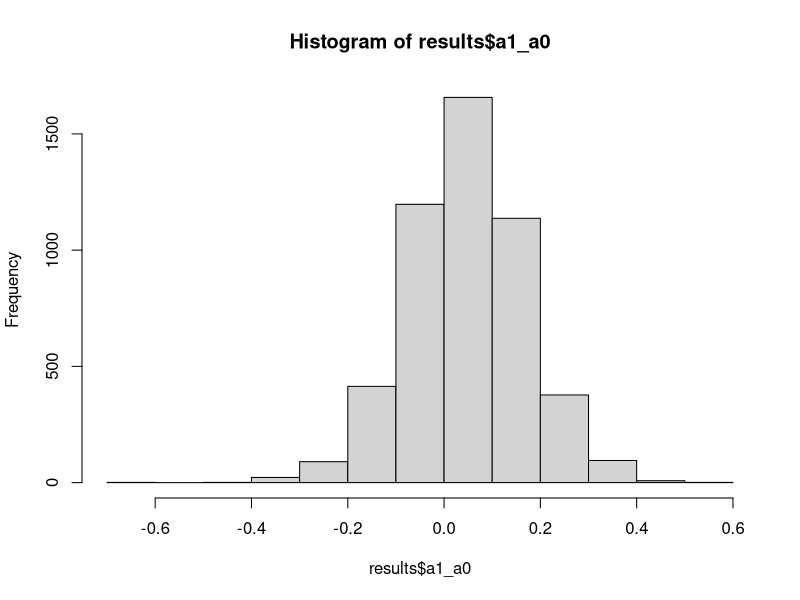
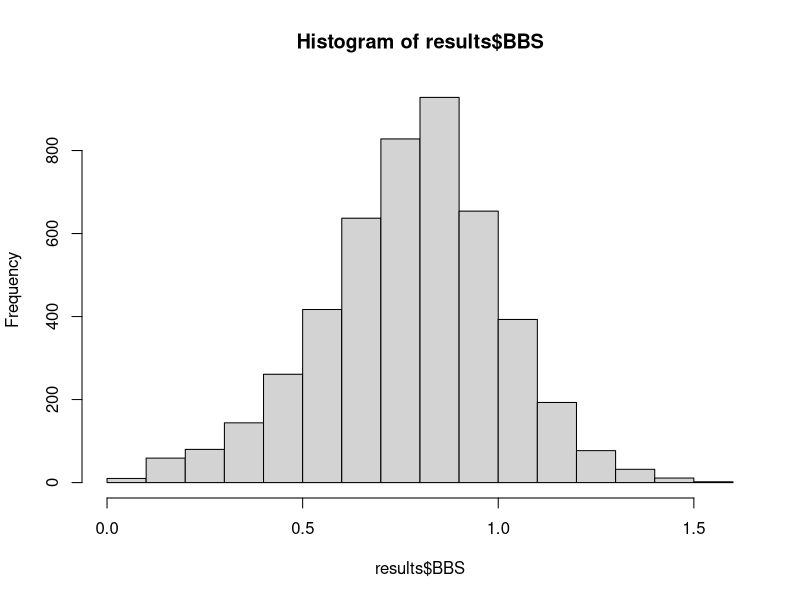
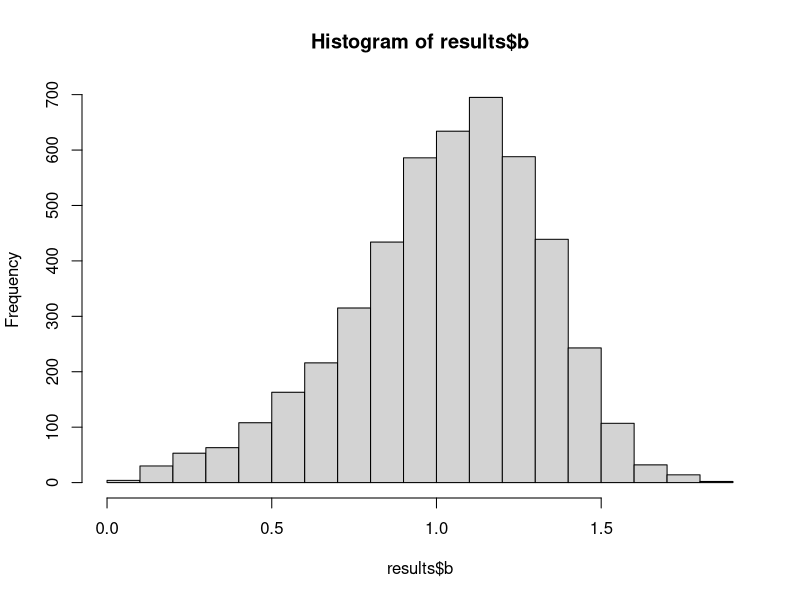

Source code (R) for these figures, in order:
library(mvtnorm)

dgp <- function(a0, a1, b = 1, n = 1000, rho = 0.3){
  n_treat <- ceiling(n/2)
  n_control <- n - n_treat
  z <- c(rep(0, n_control), rep(1, n_treat)) # offer of treatment
  errors <- rmvnorm(n, sigma = matrix(c(1, rho, rho, 1), 2, 2, byrow = TRUE))
  g0 <- qnorm(0.15) # 15% of controls take up treatment
  g1 <- qnorm(0.85) - qnorm(0.15) # 85% of treated take up treatment
  xstar <- as.numeric(g0 + g1 * z + errors[,2] > 0) #select into treatment
  y <- b * xstar + errors[,1]
  #mis-classification
  x <- (1 - xstar) * rbinom(n, 1, a0) + xstar * rbinom(n, 1, 1 - a1) 
  return(data.frame(x, y, z))
}

est <- function(inData){
  OLS <- with(inData, cov(x,y)/var(x))
  IV <- with(inData, cov(z,y)/cov(z,x))
  dat0 <- subset(inData, z == 0)
  dat1 <- subset(inData, z == 1)
  p1_hat <- mean(dat1$x) 
  p0_hat <- mean(dat0$x) 
  W <- IV
  Dy2 <- mean(dat1$y^2) - mean(dat0$y^2)
  DyT <- mean(dat1$y * dat1$x) - mean(dat0$y * dat0$x)
  R <- (Dy2 - 2 * W * DyT) / (W * (p1_hat - p0_hat))
  a1_a0 <- 1 + R/W 
  Dy3 <- mean(dat1$y^3) - mean(dat0$y^3)
  Dy2T <- mean(dat1$y^2 * dat1$x) - mean(dat0$y^2 * dat0$x)
  S <- (Dy3 - 3 * W * (Dy2T + R * DyT)) / (W * (p1_hat - p0_hat))
  term1 <- -0.5 * R/W
  disc <- sqrt(3 * R^2 - 2 * S)
  term2 <- 0.5 * disc/W
  root1 <- term1 + term2
  root2 <- term1 - term2
  BBS <- max(root1, root2) - min(root1, root2)
  b <- W * BBS
  out <- c("OLS" = OLS, "IV" = IV, "a1_a0" = a1_a0, "root1" = root1, 
           "root2" = root2, "BBS" = BBS, "b" = b)
  return(out)
}

set.seed(382)
results <- t(replicate(5000, est(dgp(0.1, 0.15))))
head(results)
colMeans(results, na.rm = TRUE)
results <- data.frame(results)

hist(results$a1_a0)
quantile(results$a1_a0, c(0.025, 0.975))
hist(results$BBS)
hist(results$b)
quantile(results$b, c(0.025, 0.975), na.rm = TRUE)

